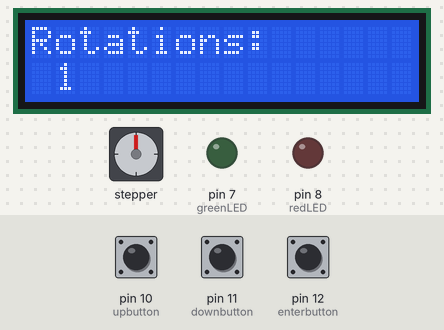
The sketch below on a simulated Arduino Uno, built with avr-gcc and run on an emulated ATmega328P. On the bench: 16×2 character LCD, stepper motor, output pins drawn as LEDs (lit = HIGH). The inputs (shaded band) are chosen by the test bench; at power-on: pin 12 (enterbutton) HIGH, pin 10 (upbutton) HIGH, pin 11 (downbutton) HIGH. Stepper angles assume 2048 steps per turn.

Above: at 3.2 s.
3.3 s: pin 12 (enterbutton) pulled LOW for 0.15 s
At 3.37 s:
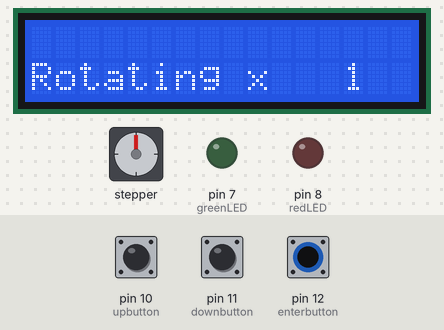
At 5.68 s:
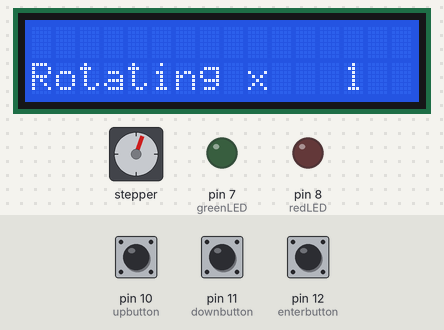
Timing chart, 0 to 20.9 s (numbered marks = the images above; inputs shaded):
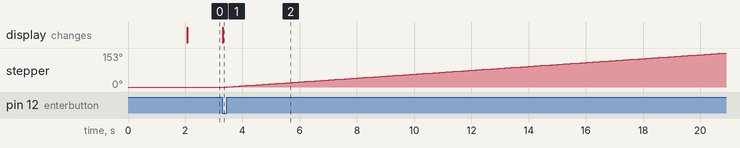

Measured:
- after the input at 3.3 s, stepper: keeps turning clockwise at about 9°/s, starting after 0.15 s; the display: changes at once (image 1)

The sketch:

Rotating_Table.ino
```cpp
/*  Notes:
 *  Thanks to Bob M. for his scanner table design and the code
 *  I used to learn the functions of the included libraries.
 *  The electronic design remaines the same (for now)
 *  except for correcting the pinout of VCC/VDD from
 *  the 1602 display to power.
 *
 *  Edit setMaxSpeed and setSpeed to change the rotation
 *  speed of the stepper motor. Future revisions will add
 *  this to the setting options in the menu.
 *
 *  This program requires:
 *  AccelStepper: https://www.airspayce.com/mikem/arduino/AccelStepper/
 *  LiquidCrystal:  https://www.arduino.cc/en/Reference/LiquidCrystal
 *
 *  Rotating Table Versions
 *  v1.0  19/12/13  Initial stepper driver code for the rotating table
 */

#include <AccelStepper.h>
#include <LiquidCrystal.h>

#define MOTORTYPE   4 // Full4Wire (4) is 2048, Half4Wire (8) is 4096
#define mPin1  2 // To ULN2003 driver Pin 1
#define mPin2  3 // To ULN2003 driver Pin 2
#define mPin3  4 // To ULN2003 driver Pin 3
#define mPin4  5 // To ULN2003 driver Pin 4
#define greenLED 7     // Green LED
#define redLED 8     // Red LED
#define upbutton 10   // Up Button
#define downbutton 11 // Down Button
#define enterbutton 12  // Enter Button

int currStep = 0;
int pos = 0;    // Position of the Stepper
int epress = 0;    // Has Enter been pressed? Flip this variable.
int rotations = 1; // Number of rotations
int distance = 0; // Total Distance to run (rotations x stpprrot)
int stpprrot = 512 * MOTORTYPE; // Computes total steps for a full rotation

LiquidCrystal lcd(14, 15, 16, 17, 18, 19);
AccelStepper stepper(MOTORTYPE, mPin1, mPin3, mPin2, mPin4);

void setup()
{
    pinMode(upbutton, INPUT_PULLUP);
    pinMode(downbutton, INPUT_PULLUP);
    pinMode(enterbutton, INPUT_PULLUP);
    pinMode(greenLED, OUTPUT);
    pinMode(redLED, OUTPUT);
    stepper.setMaxSpeed(50);        // What we're accellerating to
    stepper.setAcceleration(200);    // Rate of accelleration
    stepper.setSpeed(50);           // Initial speed of stepper on start
    lcd.begin(16, 2);
    lcd.setCursor(2,0);
    lcd.print("Table Rotate");
    lcd.setCursor(1,1);
    lcd.print("by PCBurn.com");
    delay(2000);
    lcd.clear();
    lcd.clear();
    lcd.print ("Rotations:");
    lcd.noCursor();
    resetVars();
}

void resetVars()
{
  rotations = 1;
  epress = 0;
  pos = 0;
  currStep = 0;
  stepper.disableOutputs();
  stepper.setCurrentPosition(0);
  lcd.clear();
  lcd.home();
  lcd.print ("Rotations:");
  lcd.setCursor(1,1);
  lcd.print(rotations);
}

void loop()
{
  if (digitalRead(enterbutton) == 0) {
    epress = 1;
  } else {
    epress = 0;
  }

  switch (epress)
  {
    case 0:
    if(digitalRead(upbutton) == LOW && rotations <= 99 && epress == 0) {
      rotations++;
      while (digitalRead(upbutton) == LOW);
      lcd.setCursor(0,1);
      lcd.print("                ");
      lcd.setCursor(1,1);
      lcd.print(rotations);
    }

    if(digitalRead(downbutton) == LOW && rotations >= 1 && epress == 0) {
      rotations--;
      while (digitalRead(downbutton) == LOW);
      lcd.setCursor(0,1);
      lcd.print("                ");
      lcd.setCursor(1,1);
      lcd.print(rotations);
    }
    break;

    case 1:
    {
      distance = stpprrot * rotations;

      if (stepper.currentPosition() <= distance && epress == 1) {
        stepper.runToNewPosition(pos);
        stepper.runSpeed();
        lcd.clear();
        lcd.setCursor(0,1);
        lcd.print("Rotating x");
        lcd.setCursor(13,1);
        lcd.print(rotations);
        pos = pos + distance;
        currStep++;
      }
      if (stepper.currentPosition() >= distance) {
        lcd.clear();
        lcd.setCursor(4,1);
        lcd.print("Finished");
        delay(1000);
        resetVars();
      }
    }
    break;

    default:
    lcd.clear();
    lcd.print ("xxxxxERRORxxxxx");
    lcd.noCursor();
  }

}
```
